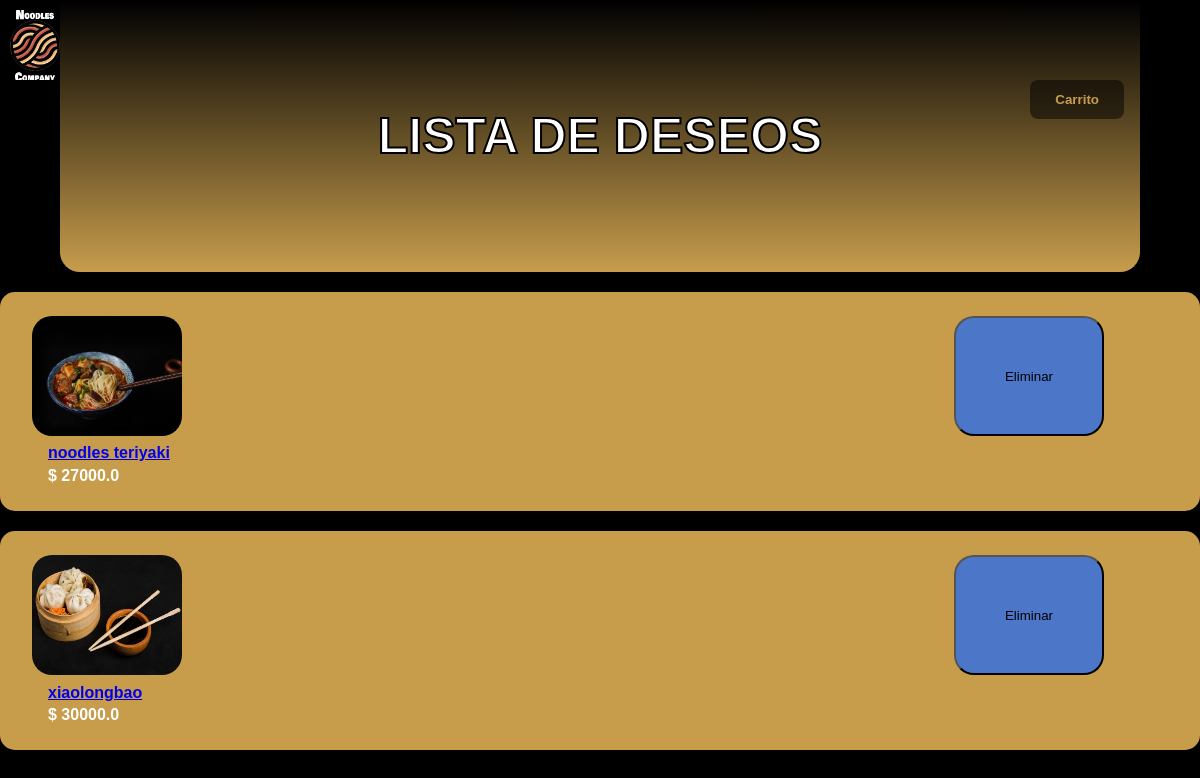
The page /lista (signed in) on the database its author committed.
### tables this page shows
CREATE TABLE LISTAD (ID INTEGER PRIMARY KEY AUTOINCREMENT NOT NULL, USUARIO INTEGER NOT NULL REFERENCES USUARIO (ID), PLATO INTEGER NOT NULL REFERENCES PLATO (ID), FOREIGN KEY (USUARIO) REFERENCES USUARIO (ID), FOREIGN KEY (PLATO) REFERENCES PLATO (ID));

CREATE TABLE PLATO( 
       ID INTEGER PRIMARY KEY AUTOINCREMENT NOT NULL,
	   NOMBRE VARCHAR NOT NULL,
	   DESCRIPCION VARCHAR NOT NULL,
	   PRECIO REAL NOT NULL,
	   FOTO VARCHAR NOT NULL
);

### app.py (the view, shortened to what this page needs)
@app.route('/lista',methods=['GET','POST'])
@login_required
def listaDeseos():
    global sesion_ini
    global lista_deseos
    id=session['user_id']
    db = get_db()
    if(sesion_ini==True):
        if(request.method =="GET"):
            query9='SELECT * FROM LISTAD, PLATO WHERE LISTAD.PLATO = PLATO.ID AND LISTAD.USUARIO = ? '
            tupla9= (id,)
            lista_deseos=[]
            for row in db.execute(query9,tupla9):
                lista_deseos.append(row)
            print(lista_deseos)
            return render_template('listaDeseos.html',lista_deseos=lista_deseos)
    else:return redirect('/login')

### app.py (called while the page is built)
def login_required(view):
    @functools.wraps( view )
    def wrapped_view(**kwargs):
        global encontrado
        if encontrado is None:
            return redirect( url_for( 'login' ) )
        return view( **kwargs )
    return wrapped_view

### db.py (called while the page is built)
def get_db():
    try:
        if 'db' not in g:
            print('conectada')
            g.db = sqlite3.connect('NoodlesCompany.db')
        return g.db
    except Error:
        print(Error)

### templates/listaDeseos.html (shortened to what this page needs)
<!DOCTYPE html>
<html>
    <head>
        <link rel="stylesheet" href="{{ url_for('static',filename='css/ListaDeseos.css') }}" type="text/css">
        <link href="http://fonts.cdnfonts.com/css/sf-pro-display" rel="stylesheet">
    </head>
    <body>
    <section class="seccion-lista-deseos">
        <div class="lista-deseos-header">
            <a  href="/perfil">
                <div class="v40_13"></div>
            </a>
            <div class="lista-deseos-portada">
                <h1 class="nombre">LISTA DE DESEOS</h1>
                <form action ="/carrito">
                <button class="Carrito">
                    Carrito
                </button>
            </form>
            </div>
        </div>
        {%for i in lista_deseos%}
        <div class="lista-deseos-bio">
        <form action ="/lista" method="POST">
            {% set nombre=i[4]%}
            {% set precio=i[6]%}
            <img src="/static/images/{{i[7]}}" class="plato1">
            <input type="submit" class="agregar" nombre="eliminar" value="Eliminar">
            <ul class="descplato">
               <a href="/plato{{i[3]}}"><li> {{nombre}} </li></a>
                <li name="precio"> $ {{precio}}</li>
            </ul>
             </form>
            </div>
        {%endfor%}
    </section>
</body>
</html>

### static/css/ListaDeseos.css (style rules this page uses)
html { -webkit-text-size-adjust: 100%; -ms-text-size-adjust: 100%; text-size-adjust: 100%; line-height: 1.4; background-color: #000000; }
* { margin: 0; padding: 0; -webkit-box-sizing: border-box; -moz-box-sizing: border-box; box-sizing: border-box; }
body { color: #ffff; font-family: "Arial", Segoe UI, Tahoma, sans-serifl, Helvetica Neue, Helvetica; }
.nombre { margin: 0; position: absolute; top: 50%; left: 50%; margin-right: -50%; transform: translate(-50%, -50%); -webkit-text-stroke: 2px black; font-size: 50px; }
.plato1 { width: 150px; height: 120px; border-radius: 20px 20px 20px 20px; }
.descplato { position: relative; left: 1rem; text-align: left; list-style: none; font-weight: bold; }
.Carrito { position: absolute; top: 5rem; right: 1rem; border: 0; border-radius: 8px; padding: 12px 25px; background-color: rgba(0, 0, 0, .5); color: #C79D4C; cursor: pointer; font-weight: bold; }
.agregar { background-color: #4c76c7; border-radius: 20px 20px 20px 20px; position: absolute; right: 6rem; width: 150px; height: 120px; cursor: pointer; }
.seccion-lista-deseos .lista-deseos-body, .seccion-lista-deseos { display: flex; flex-wrap: wrap; flex-direction: column; align-items: center; }
.seccion-lista-deseos .lista-deseos-header { width: 100%; display: flex; justify-content: center; background: #000000; margin-bottom: 1.25rem; }
.seccion-lista-deseos .lista-deseos-portada { display: block; position: relative; width: 90%; height: 17rem; background: linear-gradient(#000000,#C79D4C); border-radius: 0 0 20px 20px; }
.seccion-lista-deseos .perfil-usuario-footer, .seccion-lista-deseos .lista-deseos-bio { display: flex; flex-wrap: wrap; padding: 1.5rem 2rem; box-shadow: 0 0 12px rgba(0, 0, 0, .2); background-color: #C79D4C; border-radius: 15px; width: 100%; }
.seccion-lista-deseos .lista-deseos-bio { margin-bottom: 1.25rem; text-align: center; }

### templates/listaDeseos.html (style rules this page uses)
.v40_13 { position: absolute; width: 50px; height: 70px; left: 10px; top: 10px; background: url("/static/images/v13_19.png"); background-repeat:no-repeat; background-size:cover; }

### rows shown on the page
LISTAD: FOTO (picture)
PLATO: NOMBRE "noodles teriyaki", PRECIO "27000.0"
LISTAD: FOTO (picture)
PLATO: NOMBRE "xiaolongbao", PRECIO "30000.0"
